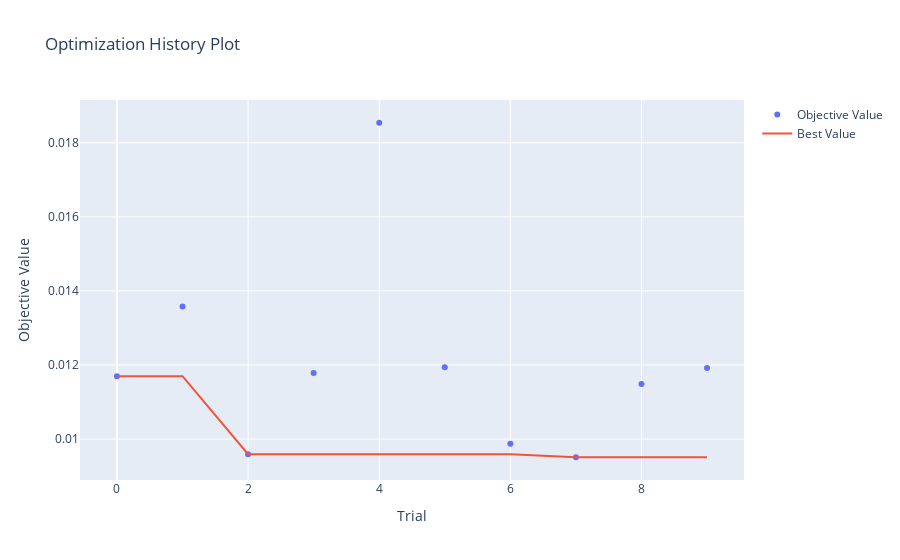

Notebook code cell kept with this figure:
### Code cell
from optuna.visualization import plot_optimization_history

fig = plot_optimization_history(study)
fig.show()
fig.write_html("optimization_history.html")

### Figure 1 — Plotly figure (JSON) as saved in the notebook; plotly's stock layout.template omitted (floating-point values rounded to 4 significant figures)
{"data": [{"mode": "markers", "name": "Objective Value", "type": "scatter", "x": [0, 1, 2, 3, 4, 5, 6, 7, 8, 9], "y": [0.0117, 0.01358, 0.009591, 0.01178, 0.01854, 0.01194, 0.009873, 0.00951, 0.01149, 0.01192]}, {"mode": "lines", "name": "Best Value", "type": "scatter", "x": [0, 1, 2, 3, 4, 5, 6, 7, 8, 9], "y": [0.0117, 0.0117, 0.009591, 0.009591, 0.009591, 0.009591, 0.009591, 0.00951, 0.00951, 0.00951]}, {"marker": {"color": "#cccccc"}, "mode": "markers", "name": "Infeasible Trial", "showlegend": false, "type": "scatter", "x": [], "y": []}], "layout": {"autosize": true, "title": {"text": "Optimization History Plot"}, "xaxis": {"autorange": true, "range": [-0.5581, 9.558], "title": {"text": "Trial"}, "type": "linear"}, "yaxis": {"autorange": true, "range": [0.008764, 0.01929], "title": {"text": "Objective Value"}, "type": "linear"}}}
